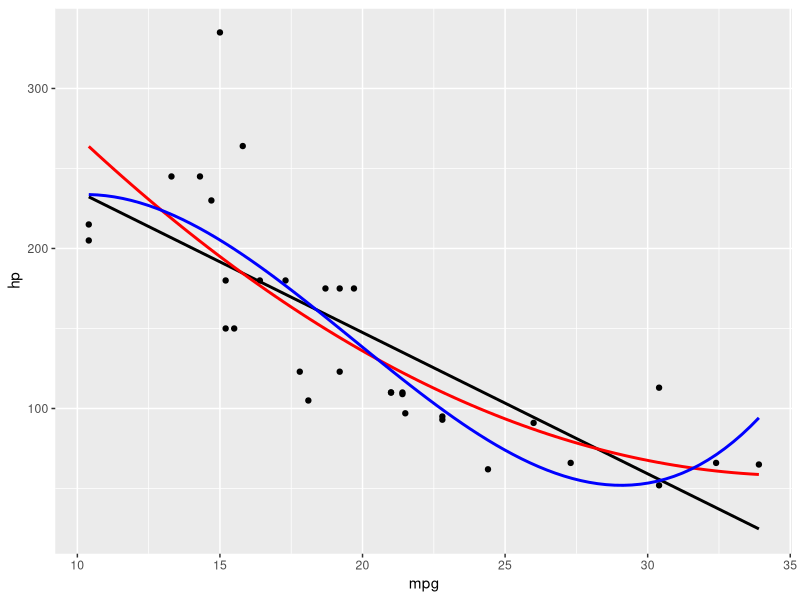
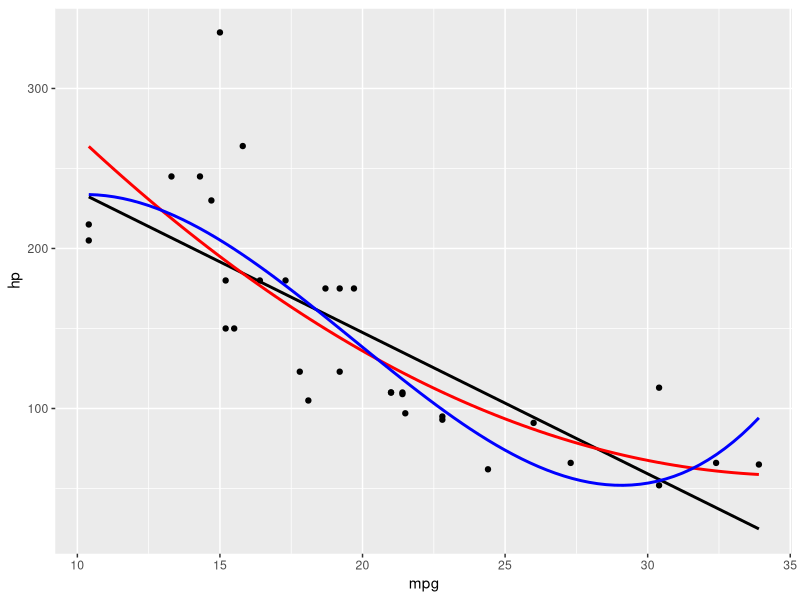
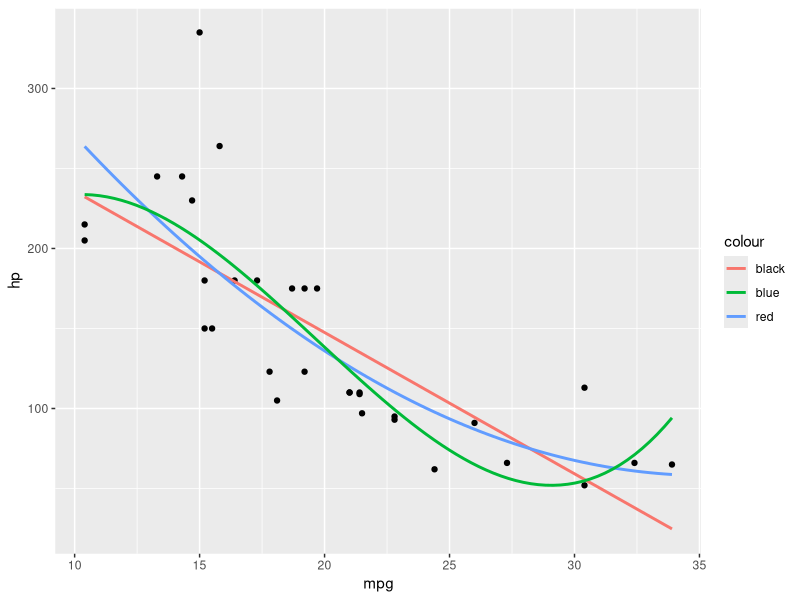
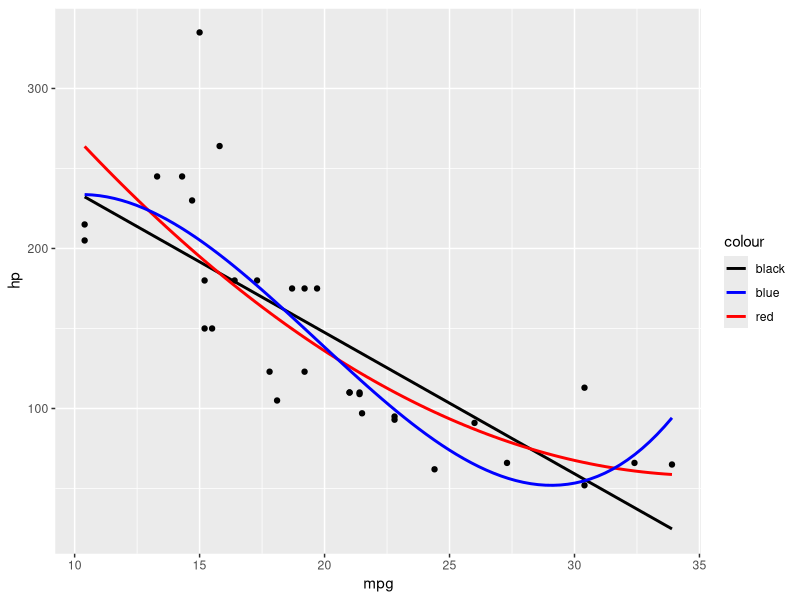
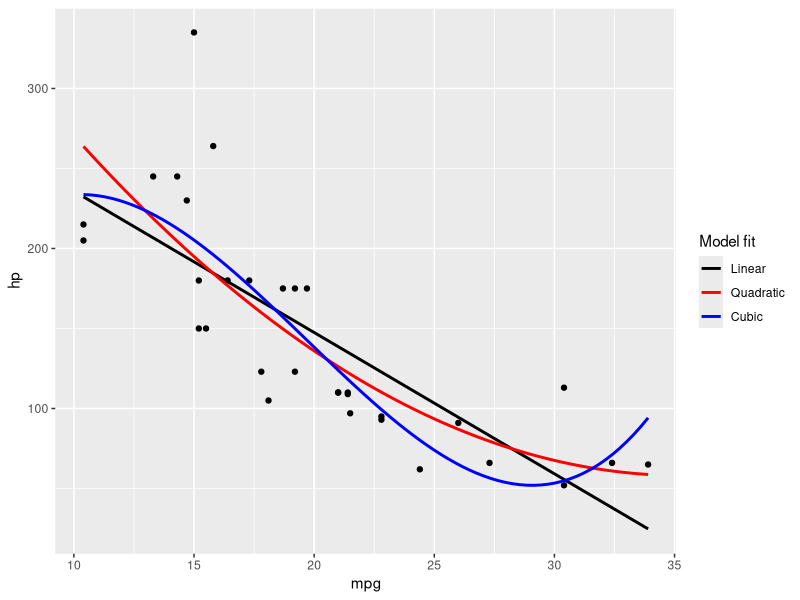
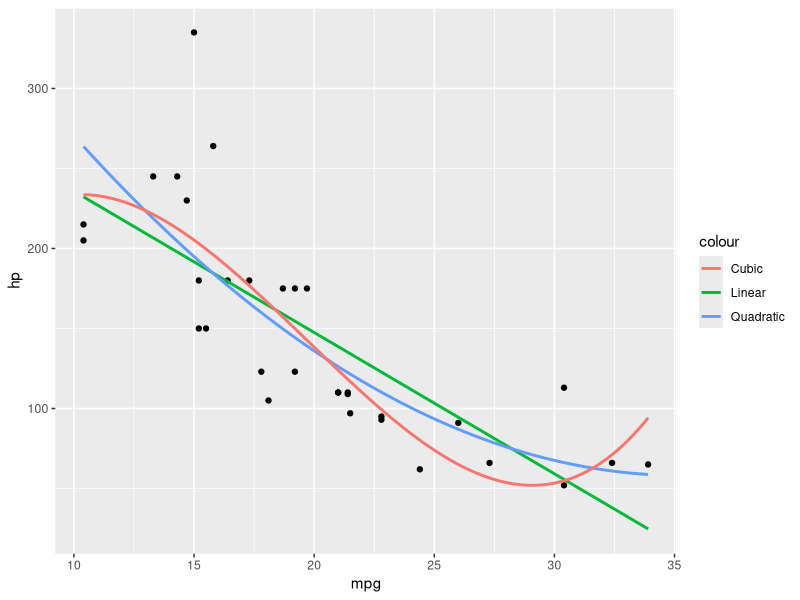
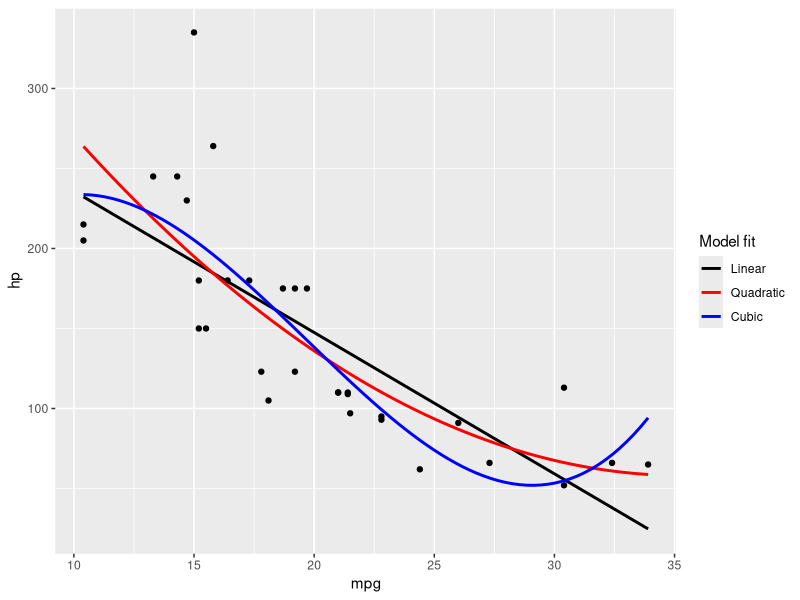

The R script that drew these images, in order:
## ---- chunk 1
knitr::opts_chunk$set(comment = "#")
## ---- chunk 2
library(ggplot2) # v. 3.0.0
## ---- chunk 3
ggplot(mtcars, aes(mpg, hp) ) +
     geom_point() +
     geom_smooth(method = "lm", se = FALSE, color = "black") +
     geom_smooth(method = "lm", formula = y ~ poly(x, 2), se = FALSE, color = "red") +
     geom_smooth(method = "lm", formula = y ~ poly(x, 3), se = FALSE, color = "blue")
## ---- chunk 4
ggplot(mtcars, aes(mpg, hp) ) +
     geom_point() +
     geom_smooth(method = "lm", se = FALSE, color = "black") +
     geom_smooth(method = "lm", formula = y ~ poly(x, 2), se = FALSE, color = "red") +
     geom_smooth(method = "lm", formula = y ~ poly(x, 3), se = FALSE, color = "blue") +
     scale_color_manual(values = c("black", "red", "blue") )
## ---- chunk 5
ggplot(mtcars, aes(mpg, hp) ) +
     geom_point() +
     geom_smooth(method = "lm", se = FALSE, aes(color = "black") ) +
     geom_smooth(method = "lm", formula = y ~ poly(x, 2), se = FALSE, aes(color = "red") ) +
     geom_smooth(method = "lm", formula = y ~ poly(x, 3), se = FALSE, aes(color = "blue") )
## ---- chunk 6
ggplot(mtcars, aes(mpg, hp) ) +
     geom_point() +
     geom_smooth(method = "lm", se = FALSE, aes(color = "black") ) +
     geom_smooth(method = "lm", formula = y ~ poly(x, 2), se = FALSE, aes(color = "red") ) +
     geom_smooth(method = "lm", formula = y ~ poly(x, 3), se = FALSE, aes(color = "blue") ) +
     scale_color_identity(guide = "legend")
## ---- chunk 7
ggplot(mtcars, aes(mpg, hp) ) +
     geom_point() +
     geom_smooth(method = "lm", se = FALSE, aes(color = "black") ) +
     geom_smooth(method = "lm", formula = y ~ poly(x, 2), se = FALSE, aes(color = "red") ) +
     geom_smooth(method = "lm", formula = y ~ poly(x, 3), se = FALSE, aes(color = "blue") ) +
     scale_color_identity(name = "Model fit",
                          breaks = c("black", "red", "blue"),
                          labels = c("Linear", "Quadratic", "Cubic"),
                          guide = "legend")
## ---- chunk 8
ggplot(mtcars, aes(mpg, hp) ) +
     geom_point() +
     geom_smooth(method = "lm", se = FALSE, aes(color = "Linear") ) +
     geom_smooth(method = "lm", formula = y ~ poly(x, 2), se = FALSE, aes(color = "Quadratic") ) +
     geom_smooth(method = "lm", formula = y ~ poly(x, 3), se = FALSE, aes(color = "Cubic") )
## ---- chunk 9
ggplot(mtcars, aes(mpg, hp) ) +
     geom_point() +
     geom_smooth(method = "lm", se = FALSE, aes(color = "Linear") ) +
     geom_smooth(method = "lm", formula = y ~ poly(x, 2), se = FALSE, aes(color = "Quadratic") ) +
     geom_smooth(method = "lm", formula = y ~ poly(x, 3), se = FALSE, aes(color = "Cubic") ) +
     scale_color_manual(name = "Model fit",
                        breaks = c("Linear", "Quadratic", "Cubic"),
                        values = c("Cubic" = "blue", "Quadratic" = "red", "Linear" = "black") )
